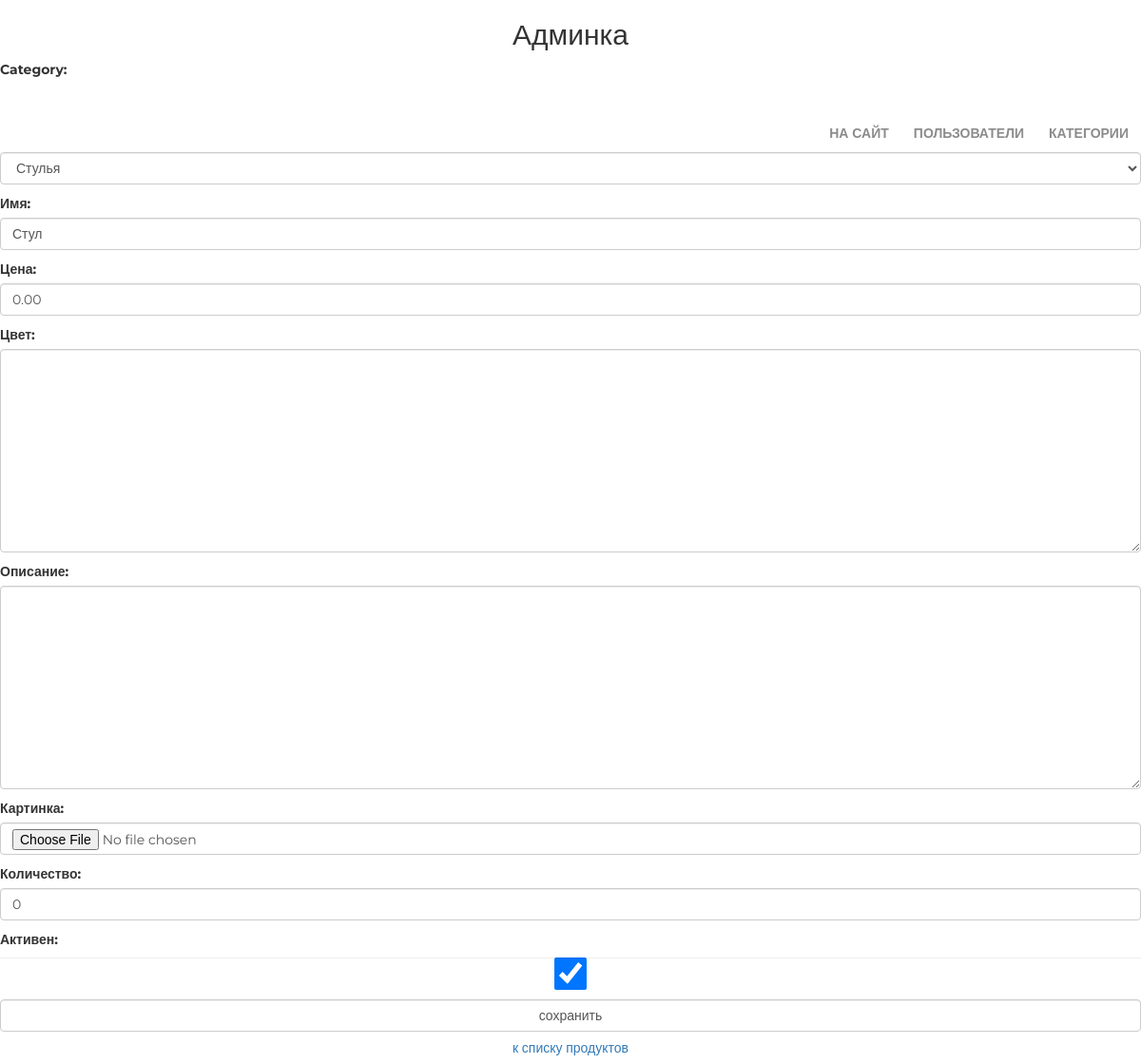
/admin_staff/products/update/1/, run on an earlier commit of the app's database.
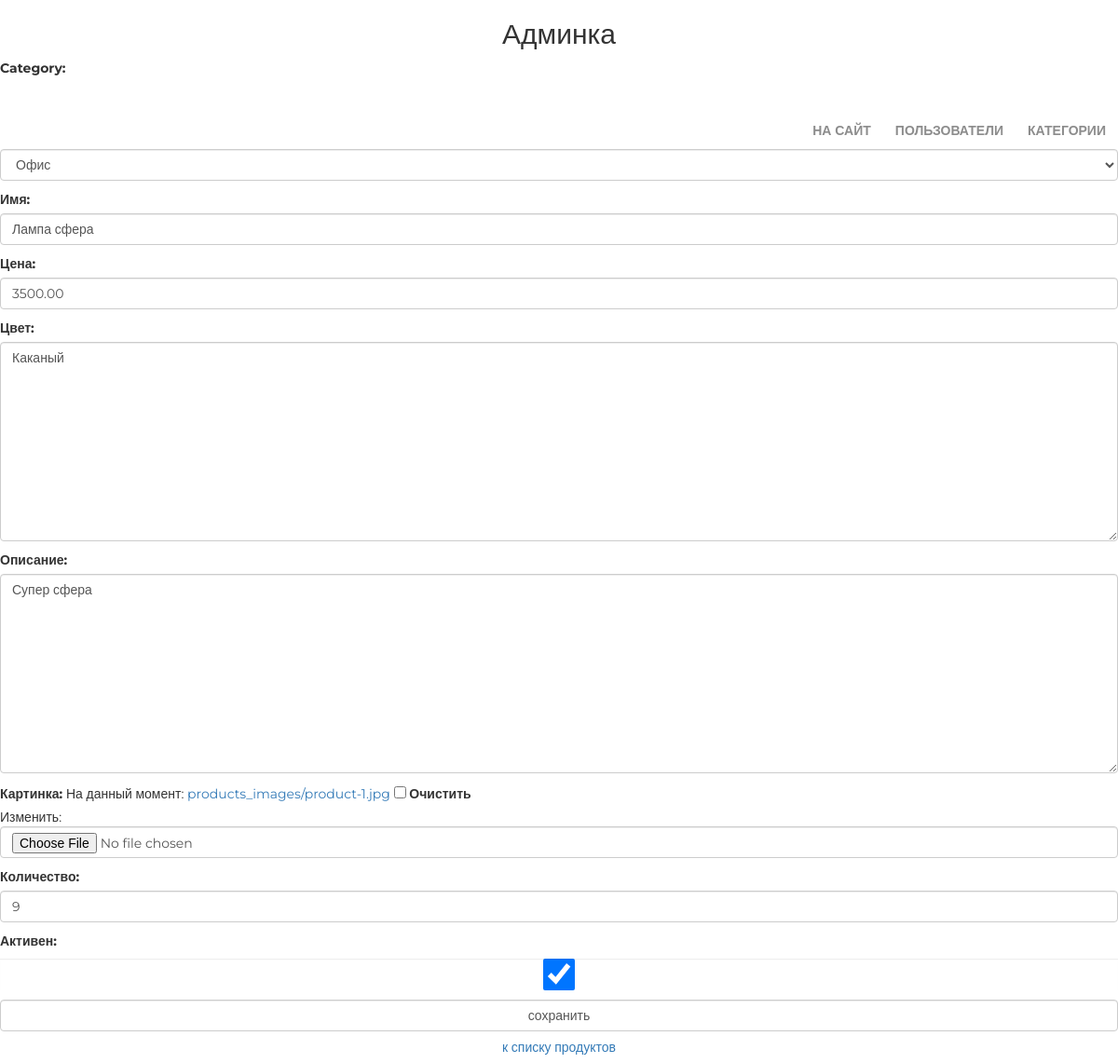
And on a later commit of the database.
### mainapp/models.py (models this page shows, shortened)
class Product(models.Model):
    category = models.ForeignKey(ProductCategory, on_delete=models.CASCADE)
    name = models.CharField(verbose_name="имя", max_length=100)
    price = models.DecimalField(
        verbose_name="цена", max_digits=7, decimal_places=2, default=0
    )
    color = models.TextField(verbose_name="цвет", blank=True)
    description = models.TextField(verbose_name="описание", blank=True)
    image = models.ImageField(verbose_name="картинка", blank=True, upload_to="products")
    quantity = models.PositiveIntegerField(verbose_name="количество", default=0)
    is_active = models.BooleanField(verbose_name="активен", default=True)

class ProductCategory(models.Model):
    name = models.CharField(verbose_name="имя", max_length=100)
    description = models.TextField(verbose_name="описание", blank=True)
    is_active = models.BooleanField(verbose_name="активна", default=True)
    def __str__(self):
        return self.name

### adminapp/views/product.py (the view, shortened to what this page needs)
class ProductUpdateView(UpdateView):
    model = Product
    form_class = AdminProductEditForm
    template_name = "adminapp/product/update.html"

### adminapp/forms.py
class AdminProductEditForm(forms.ModelForm):
    class Meta:
        model = Product
        fields = "__all__"
    def __init__(self, *args, **kwargs):
        super().__init__(*args, **kwargs)
        for field_name, field in self.fields.items():
            field.widget.attrs["class"] = "form-control"
            field.help_text = ""

### adminapp/templatetags/my_filter.py (called while the page is built)
@register.filter(name="admin_title")
def sample_text(string):
    return f"Aдминка {string}"

### mainapp/context_processors.py (called while the page is built)
def menu_links(request):
    return {
        "menu_links": [
            {"url": "main", "active": ["main"], "name": "домой"},
            {
                "url": "products:all",
                "active": ["products:all", "products:category"],
                "name": "продукты",
            },
            {"url": "contact", "active": ["contact"], "name": "контакты"},
        ]
    }

### adminapp/templates/adminapp/product/update.html (shortened to what this page needs)
{% extends 'adminapp/base.html' %}
{% load static %}
{% block content %}
<div class="new_category_form">
    <form class="form-horizontal" method="post" enctype="multipart/form-data">
        {{ form.as_p }}
        <input class="form-control" type="submit" value="сохранить">
    </form>
    <a href="{% url 'admin:products' object.category.pk %}" class="btn btn-outline-secondary btn-block my-3" role="button">
        к списку продуктов
    </a>
</div>
{% endblock %}

What changed in the data, as far as the page shows it:
changed Product: category "Стулья" → "Офис"; price "0.00" → "3500.00"; color (not shown) → "Каканый"; description (not shown) → "Супер сфера"; quantity "0" → "9"
changed ProductCategory: name "Стул" → "Лампа сфера"
Also different on the page:
form field as_p: (not shown) → "☐"
text no longer shown: "Category: Имя: Цена: Цвет: Описание: Картинка: Количество: Активен:"
text now shown: "Category: Имя: Цена: Цвет: Описание: Картинка: На данный момент: products_images/product-1.jpg Очистить Изменить: Количество: Активен:"
